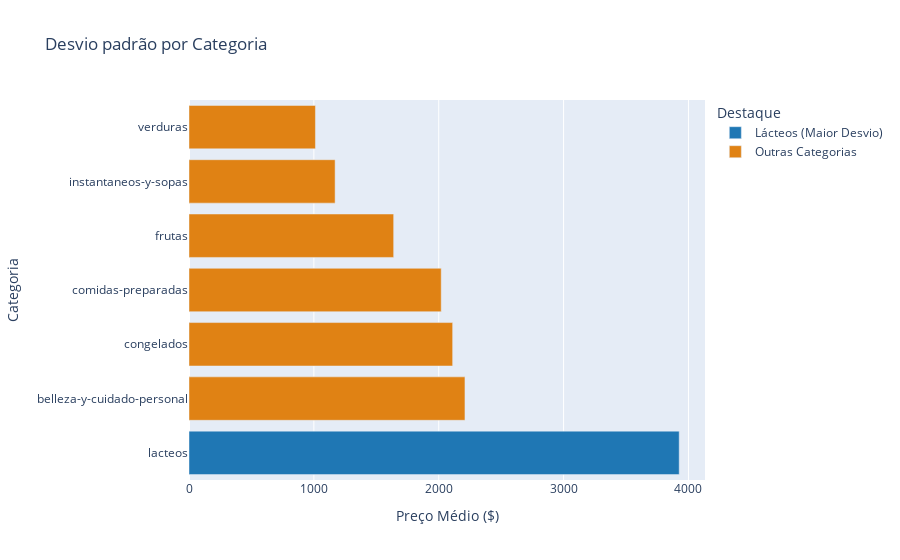

The notebook cell saved with this chart:
### Markdown cell above
# 3 - Plot um boxplot da distribuição do Preco_Normal para a categoria que você identificou que tem o maior desvio padrão. Como é a distribuição desses dados segundo o boxplot? Você identifica muitos outliers?

Dica: Para trazer apenas os dados da categoria que você deseja você pode usar o df.loc[df['Categoria'] == 'CATEGORIA ESCOLHIDA'

### Code cell
# Agrupando os dados do DataFrame por Categoria e Preço Normal
desvio_padrao_categoria = df.groupby('Categoria')['Preco_Normal'].std().reset_index().sort_values(by = 'Preco_Normal', ascending = False)

#Coluna para destacar cor
desvio_padrao_categoria['Destaque'] = desvio_padrao_categoria['Categoria'].apply(
    lambda x: 'Lácteos (Maior Desvio)' if x == 'lacteos' else 'Outras Categorias'
)

#Gráfico de barras horizontais
fig = px.bar(desvio_padrao_categoria, x = 'Preco_Normal', y = 'Categoria', orientation = 'h',
            title = 'Desvio padrão por Categoria',
            labels = {'Categoria': 'Categoria', 'Preco_Normal': 'Preço Médio ($)'},
            width = 900,
            color='Destaque',
            color_discrete_map={
                 'Lácteos (Maior Desvio)': '#1f77b4',
                 'Outras Categorias': '#e08214'
             })

# Exibindo o gráfico
fig.show()

### Figure 1 — Plotly figure (JSON) as saved in the notebook; plotly's stock layout.template omitted (floating-point values rounded to 4 significant figures)
{"data": [{"hovertemplate": "Destaque=Lácteos (Maior Desvio)<br>Preço Médio ($)=%{x}<br>Categoria=%{y}<extra></extra>", "legendgroup": "Lácteos (Maior Desvio)", "marker": {"color": "#1f77b4", "pattern": {"shape": ""}}, "name": "Lácteos (Maior Desvio)", "orientation": "h", "showlegend": true, "textposition": "auto", "type": "bar", "x": [3926.0], "xaxis": "x", "y": ["lacteos"], "yaxis": "y"}, {"hovertemplate": "Destaque=Outras Categorias<br>Preço Médio ($)=%{x}<br>Categoria=%{y}<extra></extra>", "legendgroup": "Outras Categorias", "marker": {"color": "#e08214", "pattern": {"shape": ""}}, "name": "Outras Categorias", "orientation": "h", "showlegend": true, "textposition": "auto", "type": "bar", "x": [2210.0, 2112.0, 2020.0, 1639.0, 1170.0, 1013.0], "xaxis": "x", "y": ["belleza-y-cuidado-personal", "congelados", "comidas-preparadas", "frutas", "instantaneos-y-sopas", "verduras"], "yaxis": "y"}], "layout": {"barmode": "relative", "legend": {"title": {"text": "Destaque"}, "tracegroupgap": 0}, "title": {"text": "Desvio padrão por Categoria"}, "width": 900, "xaxis": {"anchor": "y", "domain": [0, 1], "title": {"text": "Preço Médio ($)"}}, "yaxis": {"anchor": "x", "domain": [0, 1], "title": {"text": "Categoria"}}}}
